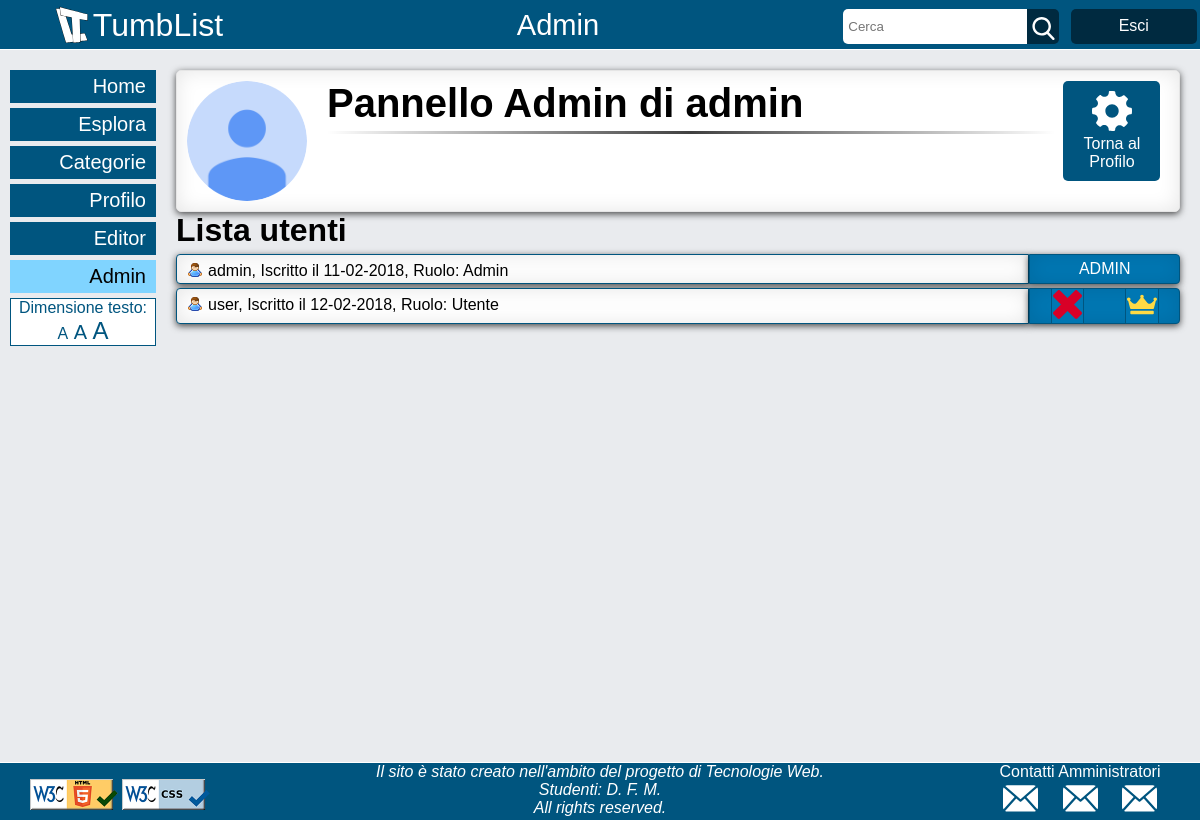
Page /admin.php?list=U (signed in) on the committed database.
### tables this page shows
CREATE TABLE `utente` (
  `Mail` varchar(100) NOT NULL,
  `Username` varchar(20) NOT NULL,
  `Biografia` varchar(140) DEFAULT NULL,
  `LinkImg` varchar(25) DEFAULT NULL,
  `Password` char(128) NOT NULL,
  `Conferma` char(6) DEFAULT NULL,
  `DataIscrizione` datetime DEFAULT CURRENT_TIMESTAMP,
  `Ruolo` char(1) DEFAULT 'U'
);

### include/connect.inc.php (called while the page is built, shortened)
<?php
    function userrole($char){
        switch ($char) {
            case 'U':
                return "Utente";
                break;
            case 'A':
                return "Admin";
                break;
        }
    }
    class Database {
        private $_connection;
        private $_host = "localhost";
        private $_username = "root";
        private $_password = "";
        private $_database = "test";
        private function __construct() {
            @$this->_connection = new mysqli($this->_host, $this->_username,
                $this->_password, $this->_database);
        }
        public function getConnection() {
            return $this->_connection;
        }
        public function getUserInfo($usern){
            $mysqli = $this->getConnection();
            $sql_query = "SELECT * FROM utente WHERE Username=\"".$usern."\"";
            $result = $mysqli->query($sql_query);
            $user = $result->fetch_array(MYSQLI_ASSOC);
            return $user;
        }
        public function getUserList(){
            $mysqli = $this->getConnection();
            $sql_query = "SELECT * FROM utente ORDER BY Ruolo, Username";
            $result = $mysqli->query($sql_query);
            $user= array();
            while($row = $result->fetch_array(MYSQLI_ASSOC)){
                $user[] = $row;
            }
            return $user;
        }
    }
?>

### admin.php (the view, shortened to what this page needs)
<?php
    include_once( "include/connect.inc.php");
    if(!isset($usern) || $role!="A"){
        header("Location: reglogin.php");
        exit();
    }
    else $user=Database::getInstance()->getUserInfo($usern);
?>
<!DOCTYPE html>
<html lang="it">
    <head>
        <link rel="stylesheet" type="text/css" href="css/style.css" />
        <link rel="stylesheet" type="text/css" href="css/mobile.css" media="screen and (max-width: 768px)" />
        <link rel="stylesheet" type="text/css" href="css/print.css" media="print">
    </head>
    <body>
<?php include( "include/header.php") ?>
        <div class="container">
<?php include( "include/menu.php") ?>
            <div class="corpo">
                <div class="profilo">
                    <div class="avatar"><img src="img/<?php if(isset($user['LinkImg']))echo"user_avatar/".$user['LinkImg'];else echo"avatar.png ";?>" alt="Avatar di <?php echo $user['Username'];?>" />
                    </div>
                    <div class="username" >
                        <h1 tabindex="0">Pannello Admin di <?php echo $usern;?></h1>
                        <hr/>
                    </div>
                    <div class="options">
                        <a href="profilo.php" title="Torna al Profilo">
                            <img src="img/icon/settings.svg" alt="Icona Torna al Profilo" />
                            <p >Torna al Profilo</p>
                        </a>
                    </div>
                </div>
                <div class="boxes">
<?php  if(isset($_GET[ 'list'])){
        if($_GET[ 'list']=="S" ){?>
<?php }
        if($_GET[ 'list']=="U" ) {?>
                    <h1 tabindex="0">Lista utenti</h1>
                    <div class="interabox bigger">
<?php   foreach(Database::getInstance()->getUSerList() as $user){ ?>
                        <div class="interaction type">
                            <div class="ico user"></div>
                            <p tabindex="0"><?php echo $user["Username"];?>, Iscritto il <?php echo date( "d-m-Y", strtotime($user["DataIscrizione"]));?>, Ruolo: <?php echo userrole($user["Ruolo"]);?></p>
                        </div>
                        <form name="userManagement" class="interaction useroptions" action="<?php echo htmlspecialchars($_SERVER['PHP_SELF']."?list=".$_GET['list']); ?>" method="POST" enctype="multipart/form-data" onSubmit="return makeAdminValidation();">
                            <div class="fieldset">
<?php if($user[ 'Ruolo']!="A" ){?>
<?php   if($user[ 'Ruolo']=="U" ){?>
                                <button type="submit" name="ban" title="Espelli Utente" onClick="Clicked(this);"><img src="img/icon/ban.svg" alt="Espelli Utente"/></button>
<?php   }else{?>
                                <button type="submit" name="unban" title="Riammetti Utente" onClick="Clicked(this);"><img src="img/icon/unban.svg" alt="Riammetti Utente"/></button>
<?php   }?>
                                <button type="submit" name="setAdmin" title="Rendi Admin" onClick="Clicked(this);"><img src="img/icon/admin.svg" alt="Rendi Admin"/></button>
<?php   }else {?>
                                    <p tabindex="0">ADMIN</p>
<?php   }?>
                            </div>
                        </form>
<?php   }?>
                    </div>
<?php  } } ?>
                </div>
            </div>
        </div>
<?php include( "include/footer.php"); ?>
    </body>
</html>

### css/style.css (style rules this page uses)
* { margin:0; padding:0; border:0; box-sizing: border-box; }
body { color: black; font-family: Arial, "Helvetica Neue", Helvetica, sans-serif; background-color: #e9ebee; }
hr { border: 0; height: 3px; background-image: linear-gradient(to right, rgba(0, 0, 0, 0), rgba(0, 0, 0, 0.75), rgba(0, 0, 0, 0)); margin:5px 0 5px 0; }
.boxes { display: flex; flex-flow: row wrap; justify-content: space-between; align-items: flex-start; }
.container { display: flex; flex-flow: row wrap; margin: auto; margin-top: 50px; max-width: 1720px; min-height: 89vh; }
.container > .corpo { width: 87%; max-width: 1400px; min-height: 85vh; padding: 20px 20px 6px 20px; margin-left: 13%; text-align: center; overflow:hidden; }
.profilo { display: flex; flex-flow: row nowrap; align-items: flex-start; border: 1px solid #e5e5e5; border-radius: 5px; padding: 10px; background-color: white; box-shadow:0px 2px 7px rgba(0, 0, 0, 0.7), 0 0 20px rgba(0, 0, 0, 0.1) inset; }
.profilo > .avatar { min-width: 120px; width: 120px; height: 120px; overflow: hidden; border-radius: 100%; }
.profilo > .avatar > img { height: 100%; min-width: 100%; }
.profilo > .username { text-align: left; padding-left: 20px; width: 80%; }
.username > h1 { font-size: 2.5em; }
.profilo > .options { width: 120px; }
.profilo > .options > a { margin:auto; display: block; background-color: #00557F; color: white; padding: 10px; text-align: center; text-decoration: none; border-radius: 5px; width: 85%; }
.profilo > .options > a > img { height: 40px; }
.boxes h1 { width: 100%; font-size: 2em; text-align: left; }
.interabox { display: flex; flex-flow: row wrap; margin-top: 5px; width: 49.5%; }
.bigger { width: 100%; }
.interabox > .interaction { min-height: 30px; margin-bottom: 4px; border: 1px solid #00557F; box-shadow:0px 2px 7px rgba(0, 0, 0, 0.7), 0 0 20px rgba(0, 0, 0, 0.1) inset; }
.interaction > .ico { height: 16px; width: 16px; min-width: 16px; line-height: 16px; display: inline-block; background: url("../img/icon/icons.png") no-repeat; margin: 7px 0px 0px 10px; }
.interaction > .user { background-position: 0 -96px; }
.interabox > .type { display: flex; flex-flow: row nowrap; text-align: left; width: 85%; background-color: white; border-radius: 4px 0 0 4px; }
.interabox > .type p { padding: 7px 0 0 5px; }
.avatar img { max-width: 100%; max-height: 350px; }
.interabox > .useroptions { width: 15%; border-radius: 0 4px 4px 0; background-color: #0077b3; }
.interabox > .useroptions > .fieldset { display: flex; flex-flow: row nowrap; justify-content: space-between; height: 100%; }
.interabox > .useroptions > .fieldset > p { margin: auto; text-align: center; color: white; }
.interabox > .useroptions > .fieldset > button { width:50%; max-width: 2.5em; min-height: 2.5em; height: 100%; padding: 1px; margin: auto; color: white; border-width: 0 1px 0 1px; border-color: #00557F; border-style: solid; background-color: #0077b3; }
.interabox > .useroptions > .fieldset > button > img { max-width: 100%; }

### css/mobile.css (style rules this page uses)
.boxes > .interabox { width: 100%; }
.container > .corpo, .container > .errore, .container > .conferme { width: 100%; padding: 10px 5px 6px 5px; margin-left: 0; }
.profilo { flex-flow: row wrap; }
.profilo > .avatar { min-width: 180px; width: 180px; height: 180px; margin: auto; }
.profilo > .username { padding-left: 10px; width: 100%; }
.profilo > .options { width: 100%; height: 60px; }
.profilo > .options > a { height: 60px; width: 100%; line-height: 40px; }
.profilo > .options > a > img { display: none; }

### rows in the picture
utente: Username "admin", DataIscrizione "11-02-2018", Ruolo "Admin", shows "ADMIN"
utente: Username "user", DataIscrizione "12-02-2018", Ruolo "Utente"

### other values in the picture
$pagename "Admin"
$usern "admin"
